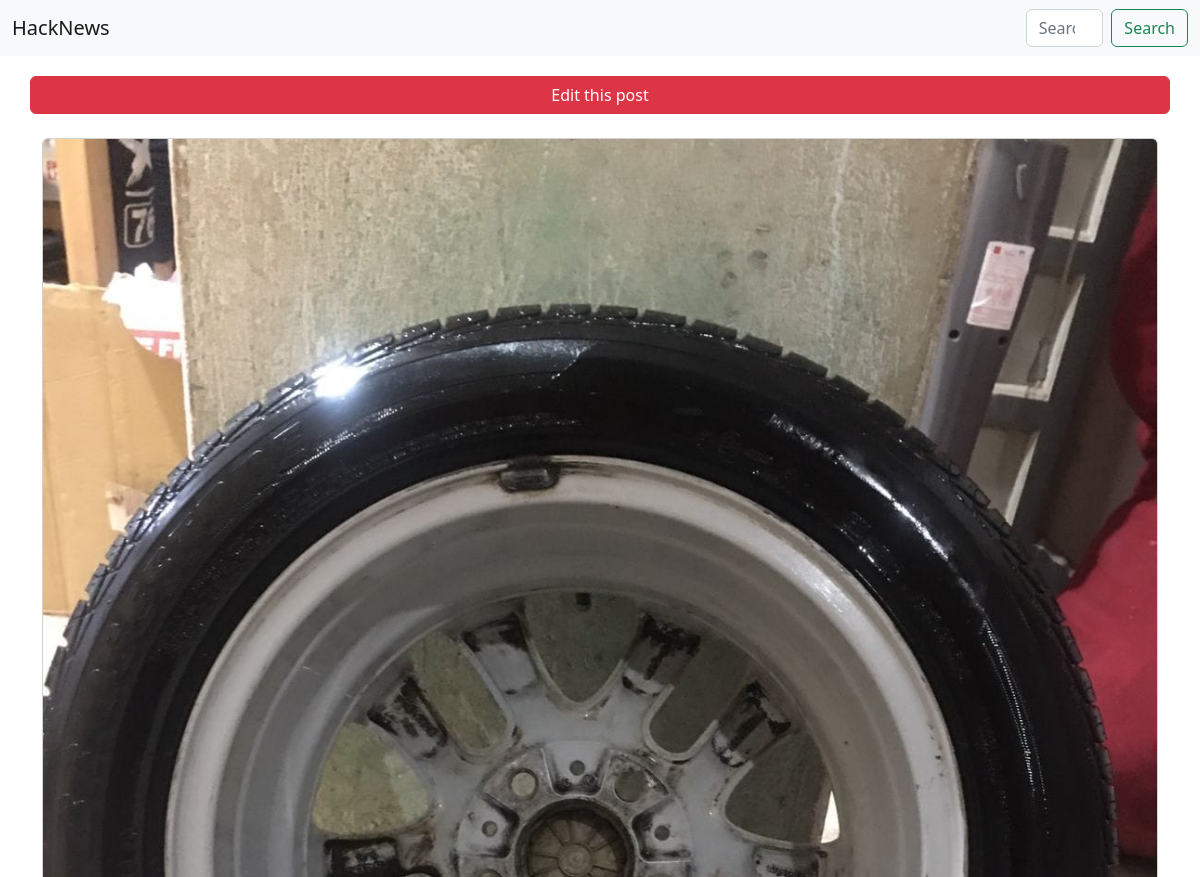
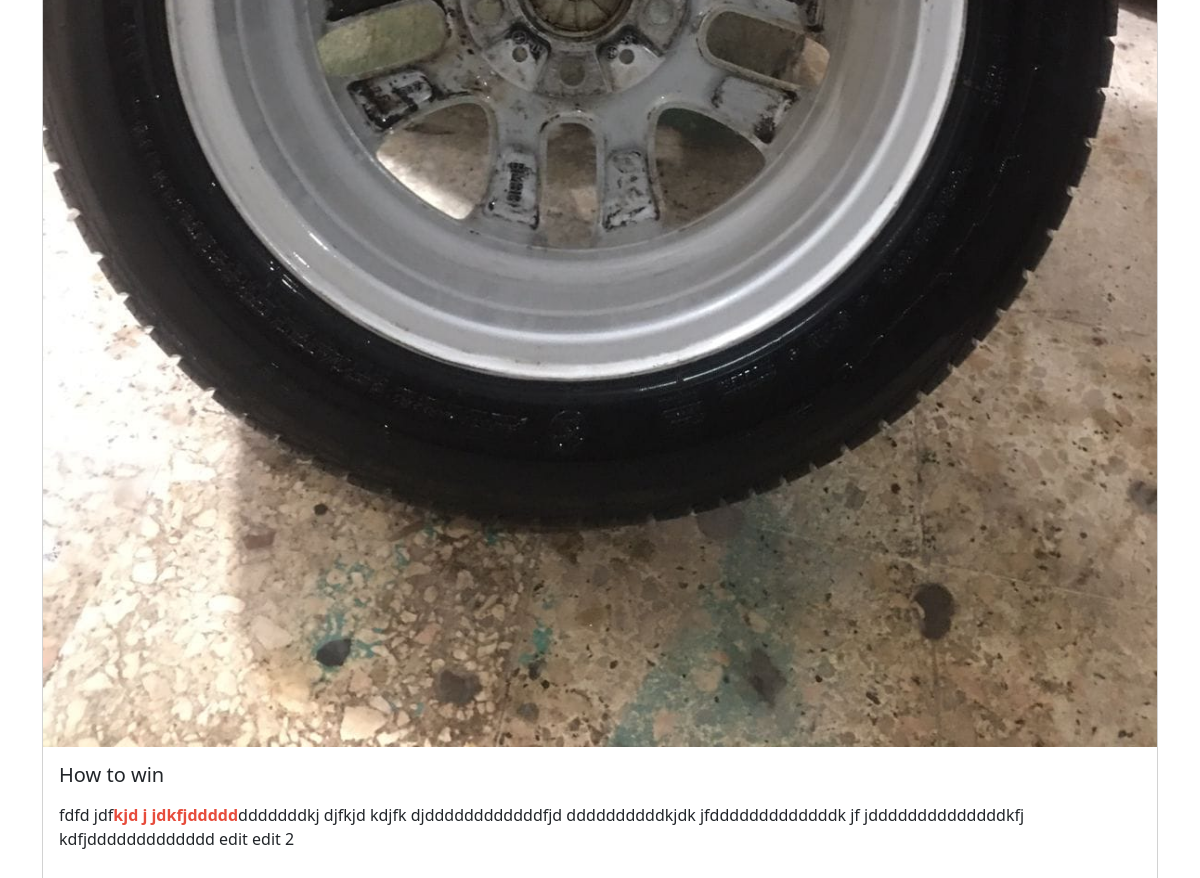
/2, run on the app's committed database (2 pictures, top to bottom).
### post/models.py (models this page shows, shortened)
class Post(models.Model) :
    user = models.ForeignKey(User, on_delete=models.CASCADE)
    title = models.CharField(max_length=50)
    content = RichTextField()
    img = models.ImageField(upload_to='post_img/', default= 'post_img/default.jpg')
    date = models.DateTimeField(default= timezone.now)
    active= models.BooleanField(default=True)

### post/views.py (the view)
# urls.py: re_path(r'^(?P<id>\d+)$', views.post, name='post'),
def post(request, id) :
    post = get_object_or_404(Post, id=id)
    context= {
        'post' : post,
    }
    return render(request, 'post.html', context)

### post/templates/post.html
{% extends 'base.html' %}
{% block base %}
<a href="{% url 'hi:edit_post' post.id %}" class="btn btn-danger mb-4" role="button">Edit this post</a>
  <div class="col-lg-12">
      <div class="card">
          {% if post.img %}
          <img src="{{post.img.url}}" class="card-img-top" alt="...">
          {% endif %}
          <div class="card-body">
            <h5 class="card-title">{{post.title}}</h5>
            <p class="card-text">{{post.content|safe}}</p>
          </div>
        </div>
      </div>
  </div>
{% endblock base %}

### static/css/style.css (style rules this page uses)
.card { width: 100%; }

### data on the page
Post: img (picture), title "How to win", content "fdfd jdf kjd j jdkfjddddd dddddddkj djfkjd kdjfk djddddddddddddfjd ddddddddddkjdk jfdddddddddddddk jf jddddddddddddddkfj kdfjddddddddddddd edit edit 2"
